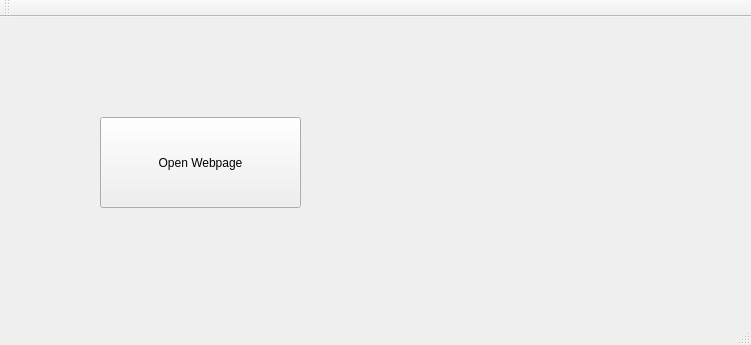
<?xml version="1.0" encoding="UTF-8"?>
<ui version="4.0">
 <class>MainWindow</class>
 <widget class="QMainWindow" name="MainWindow">
  <property name="geometry">
   <rect>
    <x>0</x>
    <y>0</y>
    <width>751</width>
    <height>345</height>
   </rect>
  </property>
  <property name="windowTitle">
   <string>MainWindow</string>
  </property>
  <widget class="QWidget" name="centralWidget">
   <widget class="QPushButton" name="pushButton">
    <property name="geometry">
     <rect>
      <x>100</x>
      <y>100</y>
      <width>201</width>
      <height>91</height>
     </rect>
    </property>
    <property name="text">
     <string>Open Webpage</string>
    </property>
   </widget>
  </widget>
  <widget class="QMenuBar" name="menuBar">
   <property name="geometry">
    <rect>
     <x>0</x>
     <y>0</y>
     <width>751</width>
     <height>21</height>
    </rect>
   </property>
  </widget>
  <widget class="QToolBar" name="mainToolBar">
   <attribute name="toolBarArea">
    <enum>TopToolBarArea</enum>
   </attribute>
   <attribute name="toolBarBreak">
    <bool>false</bool>
   </attribute>
  </widget>
  <widget class="QStatusBar" name="statusBar"/>
 </widget>
 <layoutdefault spacing="6" margin="11"/>
 <resources/>
 <connections/>
</ui>
